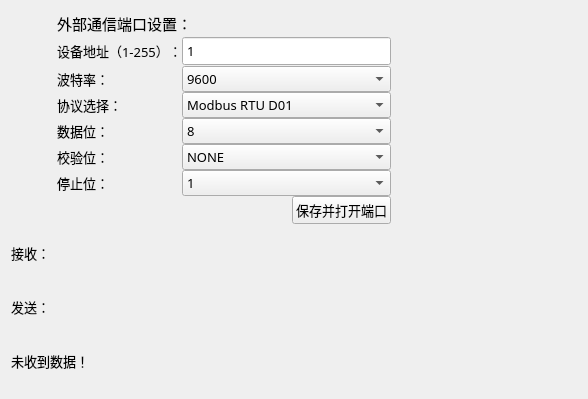
<?xml version="1.0" encoding="UTF-8"?>
<ui version="4.0">
 <class>ModbusModule</class>
 <widget class="QWidget" name="ModbusModule">
  <property name="enabled">
   <bool>true</bool>
  </property>
  <property name="geometry">
   <rect>
    <x>0</x>
    <y>0</y>
    <width>588</width>
    <height>399</height>
   </rect>
  </property>
  <property name="font">
   <font>
    <family>Sans Serif</family>
    <pointsize>10</pointsize>
    <weight>50</weight>
    <italic>false</italic>
    <bold>false</bold>
   </font>
  </property>
  <property name="windowTitle">
   <string>Form</string>
  </property>
  <property name="styleSheet">
   <string notr="true">font: 10pt &quot;Sans Serif&quot;;</string>
  </property>
  <layout class="QGridLayout" name="gridLayout_3">
   <property name="verticalSpacing">
    <number>2</number>
   </property>
   <item row="0" column="1">
    <layout class="QVBoxLayout" name="verticalLayout">
     <item>
      <widget class="QLabel" name="label">
       <property name="sizePolicy">
        <sizepolicy hsizetype="Preferred" vsizetype="Fixed">
         <horstretch>0</horstretch>
         <verstretch>0</verstretch>
        </sizepolicy>
       </property>
       <property name="minimumSize">
        <size>
         <width>0</width>
         <height>25</height>
        </size>
       </property>
       <property name="maximumSize">
        <size>
         <width>16777215</width>
         <height>25</height>
        </size>
       </property>
       <property name="font">
        <font>
         <family>Sans Serif</family>
         <pointsize>11</pointsize>
         <weight>50</weight>
         <italic>false</italic>
         <bold>false</bold>
        </font>
       </property>
       <property name="styleSheet">
        <string notr="true">font: 11pt &quot;Sans Serif&quot;;</string>
       </property>
       <property name="text">
        <string>外部通信端口设置：</string>
       </property>
       <property name="textFormat">
        <enum>Qt::PlainText</enum>
       </property>
       <property name="textInteractionFlags">
        <set>Qt::NoTextInteraction</set>
       </property>
      </widget>
     </item>
     <item>
      <layout class="QGridLayout" name="gridLayout_2" columnstretch="1,1" columnminimumwidth="1,1">
       <item row="4" column="1">
        <widget class="QComboBox" name="cbParity">
         <property name="font">
          <font>
           <family>Sans Serif</family>
           <pointsize>10</pointsize>
           <weight>50</weight>
           <italic>false</italic>
           <bold>false</bold>
          </font>
         </property>
         <property name="styleSheet">
          <string notr="true">font: 10pt &quot;Sans Serif&quot;;</string>
         </property>
         <item>
          <property name="text">
           <string>NONE</string>
          </property>
         </item>
         <item>
          <property name="text">
           <string>ODD</string>
          </property>
         </item>
         <item>
          <property name="text">
           <string>EVEN</string>
          </property>
         </item>
        </widget>
       </item>
       <item row="5" column="1">
        <widget class="QComboBox" name="cbStop">
         <property name="sizePolicy">
          <sizepolicy hsizetype="Preferred" vsizetype="Preferred">
           <horstretch>0</horstretch>
           <verstretch>0</verstretch>
          </sizepolicy>
         </property>
         <property name="font">
          <font>
           <family>Sans Serif</family>
           <pointsize>10</pointsize>
           <weight>50</weight>
           <italic>false</italic>
           <bold>false</bold>
          </font>
         </property>
         <property name="styleSheet">
          <string notr="true">font: 10pt &quot;Sans Serif&quot;;</string>
         </property>
         <item>
          <property name="text">
           <string>1</string>
          </property>
         </item>
         <item>
          <property name="text">
           <string>2</string>
          </property>
         </item>
        </widget>
       </item>
       <item row="2" column="0">
        <widget class="QLabel" name="lbParity_2">
         <property name="font">
          <font>
           <family>Sans Serif</family>
           <pointsize>10</pointsize>
           <weight>50</weight>
           <italic>false</italic>
           <bold>false</bold>
          </font>
         </property>
         <property name="styleSheet">
          <string notr="true">font: 10pt &quot;Sans Serif&quot;;</string>
         </property>
         <property name="text">
          <string>协议选择：</string>
         </property>
        </widget>
       </item>
       <item row="3" column="1">
        <widget class="QComboBox" name="cbData">
         <property name="font">
          <font>
           <family>Sans Serif</family>
           <pointsize>10</pointsize>
           <weight>50</weight>
           <italic>false</italic>
           <bold>false</bold>
          </font>
         </property>
         <property name="styleSheet">
          <string notr="true">font: 10pt &quot;Sans Serif&quot;;</string>
         </property>
         <item>
          <property name="text">
           <string>8</string>
          </property>
         </item>
         <item>
          <property name="text">
           <string>7</string>
          </property>
         </item>
         <item>
          <property name="text">
           <string>6</string>
          </property>
         </item>
         <item>
          <property name="text">
           <string>5</string>
          </property>
         </item>
        </widget>
       </item>
       <item row="5" column="0">
        <widget class="QLabel" name="lbStop">
         <property name="font">
          <font>
           <family>Sans Serif</family>
           <pointsize>10</pointsize>
           <weight>50</weight>
           <italic>false</italic>
           <bold>false</bold>
          </font>
         </property>
         <property name="styleSheet">
          <string notr="true">font: 10pt &quot;Sans Serif&quot;;</string>
         </property>
         <property name="text">
          <string>停止位：</string>
         </property>
        </widget>
       </item>
       <item row="0" column="0">
        <widget class="QLabel" name="lbAddr">
         <property name="sizePolicy">
          <sizepolicy hsizetype="Maximum" vsizetype="Preferred">
           <horstretch>0</horstretch>
           <verstretch>0</verstretch>
          </sizepolicy>
         </property>
         <property name="font">
          <font>
           <family>Sans Serif</family>
           <pointsize>10</pointsize>
           <weight>50</weight>
           <italic>false</italic>
           <bold>false</bold>
          </font>
         </property>
         <property name="styleSheet">
          <string notr="true">font: 10pt &quot;Sans Serif&quot;;</string>
         </property>
         <property name="text">
          <string>设备地址（1-255）：</string>
         </property>
        </widget>
       </item>
       <item row="4" column="0">
        <widget class="QLabel" name="lbParity">
         <property name="font">
          <font>
           <family>Sans Serif</family>
           <pointsize>10</pointsize>
           <weight>50</weight>
           <italic>false</italic>
           <bold>false</bold>
          </font>
         </property>
         <property name="styleSheet">
          <string notr="true">font: 10pt &quot;Sans Serif&quot;;</string>
         </property>
         <property name="text">
          <string>校验位：</string>
         </property>
        </widget>
       </item>
       <item row="3" column="0">
        <widget class="QLabel" name="lbData">
         <property name="font">
          <font>
           <family>Sans Serif</family>
           <pointsize>10</pointsize>
           <weight>50</weight>
           <italic>false</italic>
           <bold>false</bold>
          </font>
         </property>
         <property name="styleSheet">
          <string notr="true">font: 10pt &quot;Sans Serif&quot;;</string>
         </property>
         <property name="text">
          <string>数据位：</string>
         </property>
        </widget>
       </item>
       <item row="1" column="0">
        <widget class="QLabel" name="lbBuad">
         <property name="font">
          <font>
           <family>Sans Serif</family>
           <pointsize>10</pointsize>
           <weight>50</weight>
           <italic>false</italic>
           <bold>false</bold>
          </font>
         </property>
         <property name="styleSheet">
          <string notr="true">font: 10pt &quot;Sans Serif&quot;;</string>
         </property>
         <property name="text">
          <string>波特率：</string>
         </property>
        </widget>
       </item>
       <item row="0" column="1">
        <widget class="QSpinBox" name="sbAddr">
         <property name="sizePolicy">
          <sizepolicy hsizetype="Minimum" vsizetype="Fixed">
           <horstretch>0</horstretch>
           <verstretch>0</verstretch>
          </sizepolicy>
         </property>
         <property name="minimumSize">
          <size>
           <width>0</width>
           <height>30</height>
          </size>
         </property>
         <property name="font">
          <font>
           <family>Sans Serif</family>
           <pointsize>10</pointsize>
           <weight>50</weight>
           <italic>false</italic>
           <bold>false</bold>
          </font>
         </property>
         <property name="autoFillBackground">
          <bool>true</bool>
         </property>
         <property name="styleSheet">
          <string notr="true">font: 10pt &quot;Sans Serif&quot;;</string>
         </property>
         <property name="buttonSymbols">
          <enum>QAbstractSpinBox::NoButtons</enum>
         </property>
         <property name="minimum">
          <number>1</number>
         </property>
         <property name="maximum">
          <number>255</number>
         </property>
        </widget>
       </item>
       <item row="1" column="1">
        <widget class="QComboBox" name="cbBuad">
         <property name="font">
          <font>
           <family>Sans Serif</family>
           <pointsize>10</pointsize>
           <weight>50</weight>
           <italic>false</italic>
           <bold>false</bold>
          </font>
         </property>
         <property name="styleSheet">
          <string notr="true">font: 10pt &quot;Sans Serif&quot;;</string>
         </property>
         <item>
          <property name="text">
           <string>9600</string>
          </property>
         </item>
         <item>
          <property name="text">
           <string>38400</string>
          </property>
         </item>
         <item>
          <property name="text">
           <string>115200</string>
          </property>
         </item>
        </widget>
       </item>
       <item row="2" column="1">
        <widget class="QComboBox" name="SelProtocol">
         <property name="font">
          <font>
           <family>Sans Serif</family>
           <pointsize>10</pointsize>
           <weight>50</weight>
           <italic>false</italic>
           <bold>false</bold>
          </font>
         </property>
         <property name="styleSheet">
          <string notr="true">font: 10pt &quot;Sans Serif&quot;;</string>
         </property>
         <item>
          <property name="text">
           <string>Modbus RTU D01</string>
          </property>
         </item>
         <item>
          <property name="text">
           <string>认证协议 D02</string>
          </property>
         </item>
         <item>
          <property name="text">
           <string>J212协议 D03</string>
          </property>
         </item>
         <item>
          <property name="text">
           <string>新河北协议 D04</string>
          </property>
         </item>
        </widget>
       </item>
      </layout>
     </item>
     <item>
      <widget class="QPushButton" name="pbSave">
       <property name="sizePolicy">
        <sizepolicy hsizetype="Fixed" vsizetype="Fixed">
         <horstretch>0</horstretch>
         <verstretch>0</verstretch>
        </sizepolicy>
       </property>
       <property name="font">
        <font>
         <family>Sans Serif</family>
         <pointsize>10</pointsize>
         <weight>50</weight>
         <italic>false</italic>
         <bold>false</bold>
        </font>
       </property>
       <property name="layoutDirection">
        <enum>Qt::RightToLeft</enum>
       </property>
       <property name="styleSheet">
        <string notr="true">font: 10pt &quot;Sans Serif&quot;;</string>
       </property>
       <property name="text">
        <string>保存并打开端口</string>
       </property>
      </widget>
     </item>
    </layout>
   </item>
   <item row="0" column="2">
    <spacer name="horizontalSpacer_2">
     <property name="orientation">
      <enum>Qt::Horizontal</enum>
     </property>
     <property name="sizeType">
      <enum>QSizePolicy::Fixed</enum>
     </property>
     <property name="sizeHint" stdset="0">
      <size>
       <width>180</width>
       <height>20</height>
      </size>
     </property>
    </spacer>
   </item>
   <item row="1" column="0" colspan="3">
    <layout class="QGridLayout" name="gridLayout">
     <item row="1" column="0">
      <widget class="QLabel" name="lbInfo_3">
       <property name="font">
        <font>
         <family>Sans Serif</family>
         <pointsize>10</pointsize>
         <weight>50</weight>
         <italic>false</italic>
         <bold>false</bold>
        </font>
       </property>
       <property name="styleSheet">
        <string notr="true">font: 10pt &quot;Sans Serif&quot;;</string>
       </property>
       <property name="text">
        <string>发送：</string>
       </property>
      </widget>
     </item>
     <item row="2" column="0" colspan="2">
      <widget class="QLabel" name="lbInfo">
       <property name="font">
        <font>
         <family>Sans Serif</family>
         <pointsize>10</pointsize>
         <weight>50</weight>
         <italic>false</italic>
         <bold>false</bold>
        </font>
       </property>
       <property name="styleSheet">
        <string notr="true">font: 10pt &quot;Sans Serif&quot;;</string>
       </property>
       <property name="text">
        <string>未收到数据！</string>
       </property>
      </widget>
     </item>
     <item row="1" column="1">
      <widget class="QLabel" name="lbSend">
       <property name="sizePolicy">
        <sizepolicy hsizetype="Expanding" vsizetype="Preferred">
         <horstretch>0</horstretch>
         <verstretch>0</verstretch>
        </sizepolicy>
       </property>
       <property name="font">
        <font>
         <family>Sans Serif</family>
         <pointsize>10</pointsize>
         <weight>50</weight>
         <italic>false</italic>
         <bold>false</bold>
        </font>
       </property>
       <property name="styleSheet">
        <string notr="true">font: 10pt &quot;Sans Serif&quot;;</string>
       </property>
       <property name="text">
        <string/>
       </property>
       <property name="wordWrap">
        <bool>true</bool>
       </property>
      </widget>
     </item>
     <item row="0" column="0">
      <widget class="QLabel" name="lbInfo_2">
       <property name="font">
        <font>
         <family>Sans Serif</family>
         <pointsize>10</pointsize>
         <weight>50</weight>
         <italic>false</italic>
         <bold>false</bold>
        </font>
       </property>
       <property name="styleSheet">
        <string notr="true">font: 10pt &quot;Sans Serif&quot;;</string>
       </property>
       <property name="text">
        <string>接收：</string>
       </property>
      </widget>
     </item>
     <item row="0" column="1">
      <widget class="QLabel" name="lbRecv">
       <property name="sizePolicy">
        <sizepolicy hsizetype="Expanding" vsizetype="Preferred">
         <horstretch>0</horstretch>
         <verstretch>0</verstretch>
        </sizepolicy>
       </property>
       <property name="font">
        <font>
         <family>Sans Serif</family>
         <pointsize>10</pointsize>
         <weight>50</weight>
         <italic>false</italic>
         <bold>false</bold>
        </font>
       </property>
       <property name="styleSheet">
        <string notr="true">font: 10pt &quot;Sans Serif&quot;;</string>
       </property>
       <property name="text">
        <string/>
       </property>
       <property name="wordWrap">
        <bool>true</bool>
       </property>
      </widget>
     </item>
    </layout>
   </item>
   <item row="0" column="0">
    <spacer name="horizontalSpacer">
     <property name="orientation">
      <enum>Qt::Horizontal</enum>
     </property>
     <property name="sizeType">
      <enum>QSizePolicy::Fixed</enum>
     </property>
     <property name="sizeHint" stdset="0">
      <size>
       <width>40</width>
       <height>20</height>
      </size>
     </property>
    </spacer>
   </item>
  </layout>
  <zorder>horizontalSpacer_2</zorder>
  <zorder>horizontalSpacer</zorder>
 </widget>
 <resources/>
 <connections/>
</ui>
